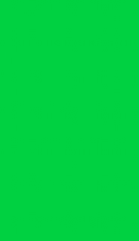
#> input picture weekly_exercises/Bai10/background-testcase1.png, 139 x 241 px, shrunk from 184 x 318 before the run
$ jupyter execute --allow-errors notebook.ipynb   (shell and % lines are left out)
#> lines starting #> are read from the running program, lines starting #| are printed output that depends on the picture
# Bài tập 10 - Color segmentation với Machine Learning

Dùng thuật toán phân loại (Logistic regression) để tìm xem pixel nào là background, sau đó chuyển background sang màu trắng.

Input:
- Ảnh background: (trong bài toán này ta dùng màu chroma Key)

- Ảnh foreground: Ảnh bất kì không chứa màu của background.

- Ảnh test: ảnh test xem chương trình remove background có hiệu quả không.

Output:

[cell 1]
# from google.colab import drive
# drive.mount('/content/drive')

[cell 2]
%cd /content/drive/MyDrive/MyDrive/UIT Documents/SUBJECTS/NHAP MON CV/notebook-cham-diem/Bai10

[cell 3]
import cv2
import numpy as np
import matplotlib.pyplot as plt
from sklearn.metrics import f1_score
from sklearn.model_selection import train_test_split
from sklearn.linear_model import LogisticRegression

[cell 4]
def flatten(img_path):
#> called with img_path = 'background-testcase1.png'
  image = cv2.imread(img_path)
#> image is the input picture: shape (241, 139, 3); mean B, G, R 64.9, 208.9, 0
  final = np.array(image).flatten()
  final = final.reshape(-1, 3)
  return final

[cell 5]
def sol(background_path, foreground_path, test_path):
  # 1. Doc anh & tao data de train
  # 2. train test split data
  # 3. Train model
  # 4. evaluate tren du lieu test
  # 5. predict anh test
  # 6. mapping background pixel thanh (255, 255, 255)


  ### BEGIN SOLUTION
  # 1. Doc anh & tao data de train
  data_background = flatten(background_path)
  data_foreground = flatten(foreground_path)
#> call 2 of flatten, with img_path = 'foreground-testcase1.jpg'
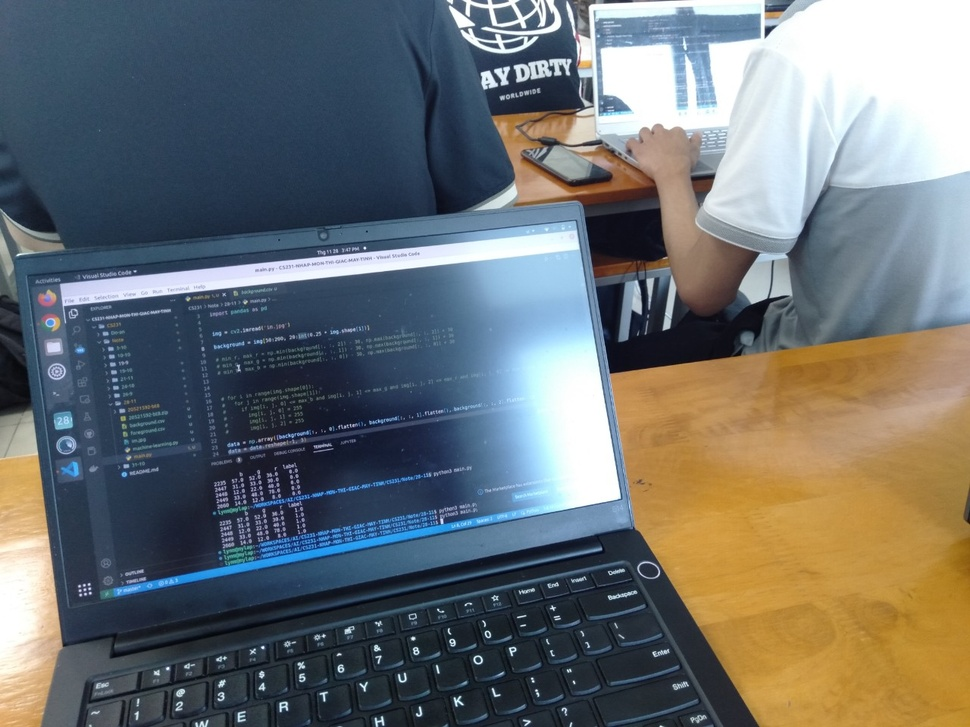
#> input picture weekly_exercises/Bai10/foreground-testcase1.jpg, 970 x 727 px, shrunk from 1280 x 960 before the run
#> in flatten, image is the input picture: shape (727, 970, 3); mean B, G, R 112.9, 112, 107.6

  X = np.concatenate((data_background, data_foreground), axis=0)
  y = np.concatenate((np.zeros((data_background.shape[0], 1)), np.ones((data_foreground.shape[0], 1))), axis=0) # background~0, foreground~1

  # 2. train test split data
  X_train, X_test, y_train, y_test = train_test_split(X, y, test_size=0.33, random_state=42)

  # 3. Train model
  clf = LogisticRegression(random_state=0).fit(X_train, y_train)

  # 4. evaluate model
  f1_score_metric = f1_score(y_test, clf.predict(X_test))
#> f1_score_metric = 1

  # 5. predict anh test
  test_img = cv2.imread(test_path)
  data_img = flatten(test_path)
  predict = clf.predict(data_img)
  predict = predict.reshape(-1, test_img.shape[1])

  # 6. mapping background pixel thanh (255, 255, 255)
  for i in range(test_img.shape[0]):
    for j in range(test_img.shape[1]):
      if predict[i, j] == 0:
        test_img[i, j, 0] = 255
        test_img[i, j, 1] = 255
        test_img[i, j, 2] = 255
  ### END SOLUTION
  print(f"Metric f1-score tren du lieu test: {f1_score_metric}")
  return test_img

#> (a cell that did not finish here is left out)

[cell 7]
# cham diem voi public test
def evaluate(img1, img2):
  img1 = img1.astype(np.int16)
  img2 = img2.astype(np.int16)
  return np.mean(np.abs(img1 - img2))/255. < 0.01

testcase = cv2.imread('result_testcase.jpg')
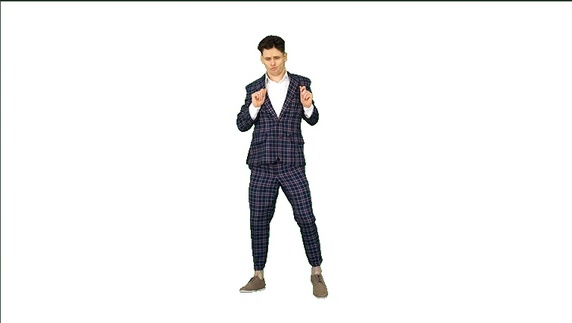
#> input picture weekly_exercises/Bai10/result_testcase.jpg, 572 x 323 px, shrunk from 755 x 426 before the run
#> testcase is the input picture: shape (323, 572, 3); mean B, G, R 242.5, 242.3, 242.4
#> (the rest of this cell did not finish here and is left out)

[cell 8]
### BEGIN HIDDEN TESTS
def sol_for_test(background_path, foreground_path, test_path):
  # 1. Doc anh & tao data de train
  data_background = flatten(background_path)
  data_foreground = flatten(foreground_path)

  X = np.concatenate((data_background, data_foreground), axis=0)
  y = np.concatenate((np.zeros((data_background.shape[0], 1)), np.ones((data_foreground.shape[0], 1))), axis=0) # background~0, foreground~1

  # 2. train test split data
  X_train, X_test, y_train, y_test = train_test_split(X, y, test_size=0.33, random_state=42)

  # 3. Train model
  clf = LogisticRegression(random_state=0).fit(X_train, y_train)

  # 5. predict anh test
  test_img = cv2.imread(test_path)
  data_img = flatten(test_path)
  predict = clf.predict(data_img)
  predict = predict.reshape(-1, test_img.shape[1])

  # 6. mapping background pixel thanh (255, 255, 255)
  for i in range(test_img.shape[0]):
    for j in range(test_img.shape[1]):
      if predict[i, j] == 0:
        test_img[i, j, 0] = 255
        test_img[i, j, 1] = 255
        test_img[i, j, 2] = 255

  return test_img

#> (the rest of this cell did not finish here and is left out)
